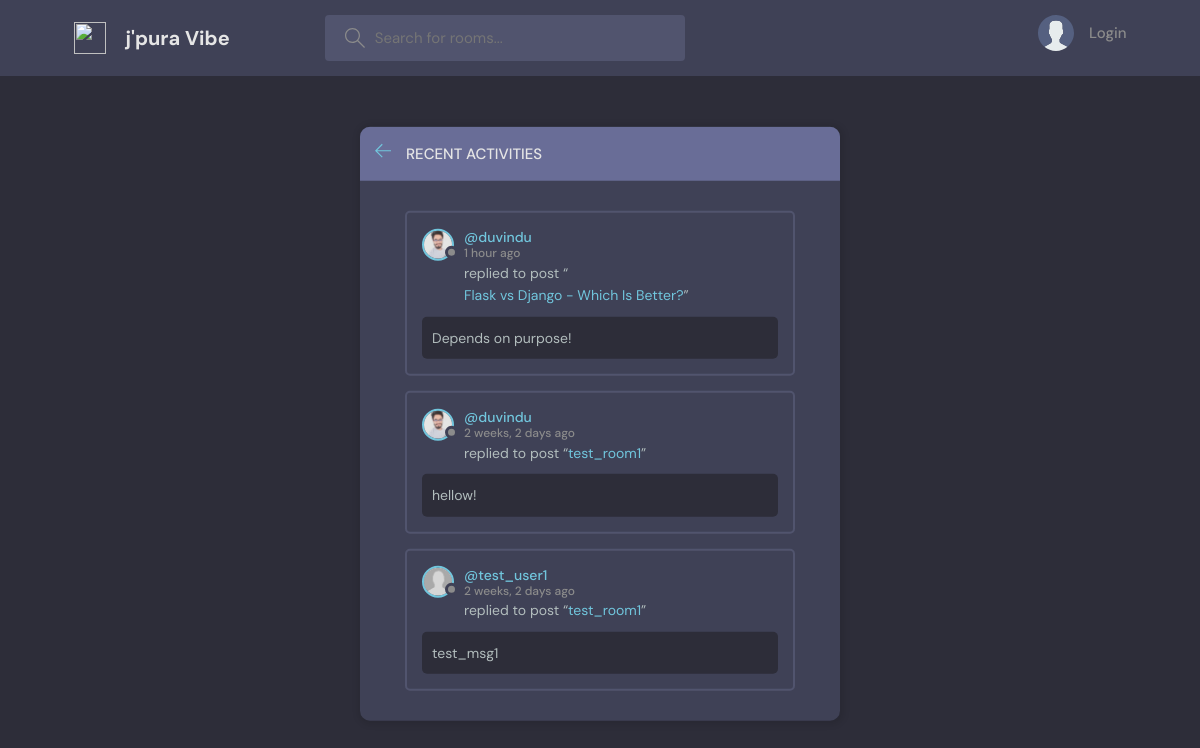
The page /activity/ on the database its author committed.
### home/models.py (models this page shows, shortened)
class Message(models.Model):
    user = models.ForeignKey(User, on_delete=models.CASCADE)
    room = models.ForeignKey(Rooms, on_delete=models.CASCADE)
    body = models.TextField()
    updated = models.DateTimeField(auto_now=True)
    created = models.DateTimeField(auto_now_add=True)
    class Meta:
        ordering = ['-created']

class Profile(models.Model):
    user = models.OneToOneField(User, on_delete = models.CASCADE)
    image = models.ImageField(default='default.jpg', upload_to='profile_pics')
    email = models.EmailField(null=True, blank=True, unique=True)

class Rooms(models.Model):
    host = models.ForeignKey(User, on_delete=models.CASCADE)
    topic = models.ForeignKey(Topic, on_delete=models.CASCADE)
    name  = models.CharField(max_length=200)
    description = models.TextField(null = True, blank = True)
    participants = models.ManyToManyField(User, related_name='participants', blank=True)
    updated = models.DateTimeField(auto_now=True)
    created = models.DateTimeField(auto_now_add=True)
    def __str__(self):
        return f"{self.name}"
    class Meta:
        ordering = ['-created']

### home/views.py (the view)
# urls.py: path('activity/', activityPage, name='activity'),
def activityPage(request):
    room_messages = Message.objects.all()
    context = {'room_messages': room_messages}
    return render(request, 'home/activity.html', context)

### home/templates/home/activity.html (shortened to what this page needs)
{% extends 'main.html' %}
{% block content %}
    <main class="layout">
      <div class="container">
        <div class="layout__box">
          <div class="layout__boxHeader">
            <div class="layout__boxTitle">
              <a href="{% url 'home' %}">
                <svg version="1.1" xmlns="http://www.w3.org/2000/svg" width="32" height="32" viewBox="0 0 32 32">
                  <title>arrow-left</title>
                  <path
                    d="M13.723 2.286l-13.723 13.714 13.719 13.714 1.616-1.611-10.96-10.96h27.625v-2.286h-27.625l10.965-10.965-1.616-1.607z"
                  ></path>
                </svg>
              </a>
              <h3>Recent Activities</h3>
            </div>
          </div>
          <div class="activities-page layout__body">
            {% for message in room_messages %}
            <div class="activities__box">
              <div class="activities__boxHeader roomListRoom__header">
                <a href="{% url 'user-profile' message.user.pk %}" class="roomListRoom__author">
                  {% if message.huser == request.user %}
                  <div class="avatar avatar--small active ">
                    <img src="{{message.user.profile.image.url}}" />
                  </div>
                  {% else %}
                  <div class="avatar avatar--small ">
                    <img src="{{message.user.profile.image.url}}" />
                  </div>
                  {% endif %}
                  <p>
                    @{{message.user.username}}
                    <span>{{message.created|timesince}} ago</span>
                  </p>
                </a>
            </div>
              <div class="activities__boxContent">
                <p>replied to post “<a href="{% url 'room' message.room.id %}">{{message.room}}</a>”</p>
                <div class="activities__boxRoomContent">
                    {{message.body}}
                </div>
              </div>
            </div>
            {% endfor %}
          </div>
        </div>
      </div>
    </main>
{% endblock %}

### static/css/main.css (style rules this page uses)
:root { --color-main: #71c6dd; --color-main-light: #e1f6fb; --color-dark: #3f4156; --color-dark-medium: #51546e; --color-dark-light: #696d97; --color-light: #e5e5e5; --color-gray: #8b8b8b; --color-light-gray: #b2bdbd; --color-bg: #2d2d39; --color-success: #5dd693; --color-error: #fc4b0b; }
* { font-family: "DM Sans", -apple-system, BlinkMacSystemFont, "Segoe UI", Roboto, Oxygen, Ubuntu, Cantarell, "Open Sans", "Helvetica Neue", sans-serif; margin: 0; padding: 0; box-sizing: border-box; text-rendering: optimizeLegibility; font-size: inherit; }
html { font-size: 56.25%; }
@media only screen and (min-width: 1200px) { html { font-size: 62.5%; } }
body { line-height: 1.6; font-weight: 400; font-size: 1.5rem; color: var(--color-light-gray); background-color: var(--color-bg); min-height: 100vh; }
img { width: 100%; }
a { display: inline-block; color: var(--color-main); text-decoration: none; }
.container { max-width: 120rem; width: 90%; margin: auto; }
.avatar { position: relative; display: inline-block; border-radius: 50%; border: 2px solid var(--color-main); }
.avatar img { display: block; border-radius: 50%; object-fit: cover; object-position: center; }
.avatar::after { content: ""; display: block; position: absolute; background-color: var(--color-gray); z-index: 111; border-radius: 50%; border: 0.3rem solid var(--color-dark); }
.avatar.avatar--small img { width: 2.8rem; height: 2.8rem; }
.avatar.avatar--small:after { width: 0.7rem; height: 0.7rem; bottom: 0px; right: -6px; }
.layout { margin-top: 2.4rem; }
.layout > .container { display: flex; justify-content: space-between; align-items: flex-start; }
.layout__box { width: 90%; max-width: 48rem; min-height: 40rem; position: absolute; top: 50%; left: 50%; transform: translate(-50%, -46%); background-color: var(--color-dark); border-radius: 1rem; box-shadow: 1px 1px 6px 3px rgba(0, 0, 0, 0.1); overflow: hidden; }
.layout__boxHeader { display: flex; padding: 1.5rem; background-color: var(--color-dark-light); }
.layout__boxTitle { display: flex; gap: 1.5rem; align-items: center; }
.layout__boxTitle h3 { text-transform: uppercase; font-weight: 500; color: var(--color-light); }
.layout__boxTitle svg { width: 1.6rem; height: 1.6rem; fill: var(--color-main); }
.layout__body { margin: 3rem; }
.roomListRoom__header { display: flex; justify-content: space-between; align-items: center; }
.roomListRoom__author { font-weight: 500; display: flex; align-items: center; gap: 1rem; }
.activities__box { margin: 1.5rem; padding: 1.5rem; border: 2px solid var(--color-dark-medium); border-radius: 5px; }
.activities__boxHeader p { font-size: 1.4rem; line-height: 1.3; }
.activities__boxHeader p span { color: var(--color-gray); font-size: 1.2rem; display: block; }
.activities__boxContent { margin-left: 4.2rem; }
.activities__boxContent { font-size: 1.4rem; }
.activities__boxRoomContent { background: var(--color-bg); padding: 1rem; border-radius: 5px; margin-top: 1rem; margin-left: -4.2rem; }

### rows shown on the page
Message: user.profile.image (picture), user.username "duvindu", created "1 hour", room "Flask vs Django - Which Is Better?", body "Depends on purpose!"
Message: user.profile.image (picture), user.username "duvindu", created "2 weeks, 2 days", room "test_room1", body "hellow!"
Message: user.profile.image (placeholder picture), user.username "test_user1", created "2 weeks, 2 days", room "test_room1", body "test_msg1"
